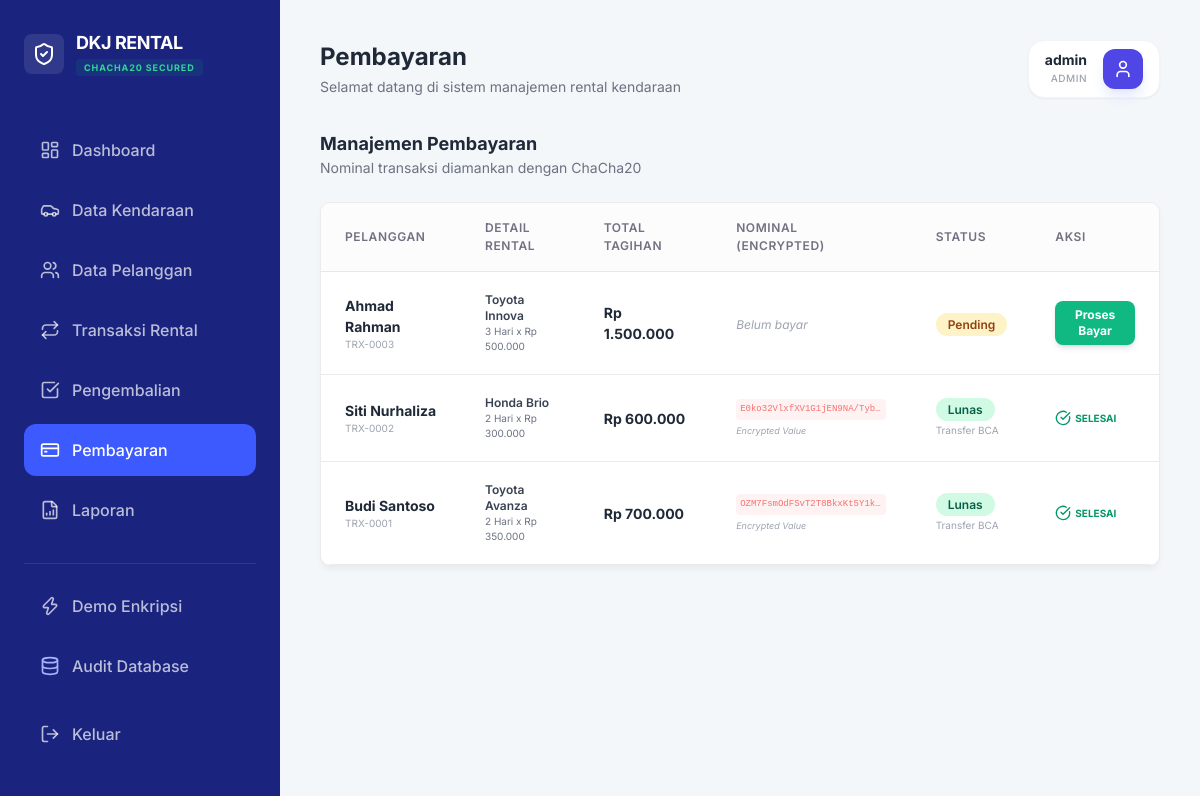
The app's page /dashboard.php?page=payments (signed in), older data.
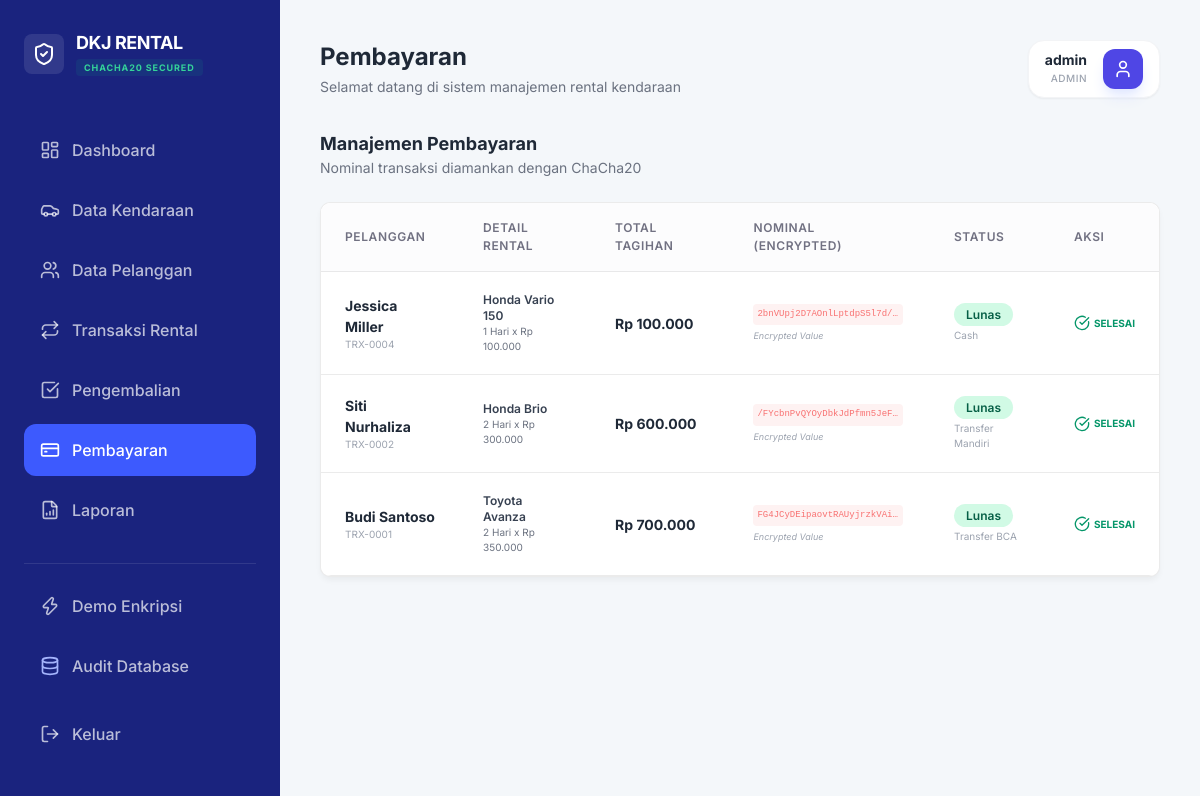
The same page, newer data.
### tables this page shows
CREATE TABLE payments (
        id INTEGER PRIMARY KEY AUTOINCREMENT,
        transaksi_id INTEGER,
        nominal_pembayaran TEXT,
        metode TEXT,
        status TEXT DEFAULT 'pending',
        payment_date DATETIME, "encrypted_ip_seed",
        FOREIGN KEY(transaksi_id) REFERENCES rentals(id)
    );

CREATE TABLE customers (
        id INTEGER PRIMARY KEY AUTOINCREMENT,
        nama_pelanggan TEXT,
        nomor_hp TEXT,
        email TEXT,
        alamat TEXT,
        nomor_identitas TEXT
    , "encrypted_ip_seed");

CREATE TABLE vehicles (
        id INTEGER PRIMARY KEY AUTOINCREMENT,
        kode_kendaraan TEXT UNIQUE,
        nama_kendaraan TEXT,
        jenis TEXT,
        plat_nomor TEXT,
        tarif_harian INTEGER,
        status TEXT DEFAULT 'tersedia'
    );

CREATE TABLE rentals (
        id INTEGER PRIMARY KEY AUTOINCREMENT,
        pelanggan_id INTEGER,
        kendaraan_id INTEGER,
        tanggal_sewa DATE,
        tanggal_kembali DATE,
        durasi INTEGER,
        deposit TEXT,
        catatan_jaminan TEXT,
        status TEXT DEFAULT 'berjalan', "encrypted_ip_seed",
        FOREIGN KEY(pelanggan_id) REFERENCES customers(id),
        FOREIGN KEY(kendaraan_id) REFERENCES vehicles(id)
    );

### modules/payments.php (the view, shortened to what this page needs)
<?php
$rentals_without_payment = $db->query("SELECT id, encrypted_ip_seed FROM rentals WHERE id NOT IN (SELECT transaksi_id FROM payments)")->fetchAll(PDO::FETCH_ASSOC);
foreach ($rentals_without_payment as $r) {
    $current_ip = SecurityHelper::getUserIP();
    $enc_ip_seed = SecurityHelper::encryptIP($current_ip);
    $db->prepare("INSERT INTO payments (transaksi_id, nominal_pembayaran, metode, status, encrypted_ip_seed) VALUES (?, ?, ?, 'pending', ?)")->execute([$r['id'], SecurityHelper::encryptData('0', $current_ip), 'Belum Ditentukan', $enc_ip_seed]);
}
$payments = $db->query("
    SELECT p.*, r.tanggal_sewa, r.durasi, c.nama_pelanggan, v.nama_kendaraan, v.tarif_harian
    FROM payments p
    JOIN rentals r ON p.transaksi_id = r.id
    JOIN customers c ON r.pelanggan_id = c.id
    JOIN vehicles v ON r.kendaraan_id = v.id
    ORDER BY p.status DESC, p.id DESC
")->fetchAll(PDO::FETCH_ASSOC);
?>
<div class="flex justify-between items-center mb-6">
    <div>
        <h3 class="text-lg font-bold text-gray-800">Manajemen Pembayaran</h3>
        <p class="text-sm text-gray-500">Nominal transaksi diamankan dengan ChaCha20</p>
    </div>
</div>
<div class="card p-0 overflow-hidden">
    <div class="table-container border-none">
        <table>
            <thead>
                <tr>
                    <th>Pelanggan</th>
                    <th>Detail Rental</th>
                    <th>Total Tagihan</th>
                    <th>Nominal (Encrypted)</th>
                    <th>Status</th>
                    <th>Aksi</th>
                </tr>
            </thead>
            <tbody>
                <?php foreach ($payments as $pay):
                    $total_tagihan = $pay['durasi'] * $pay['tarif_harian'];
                ?>
                <tr>
                    <td>
                        <div class="font-bold text-gray-800"><?= htmlspecialchars($pay['nama_pelanggan']) ?></div>
                        <div class="text-[10px] text-gray-400">TRX-<?= str_pad($pay['transaksi_id'], 4, '0', STR_PAD_LEFT) ?></div>
                    </td>
                    <td>
                        <div class="text-xs font-semibold text-gray-700"><?= $pay['nama_kendaraan'] ?></div>
                        <div class="text-[10px] text-gray-500"><?= $pay['durasi'] ?> Hari x Rp <?= number_format($pay['tarif_harian'], 0, ',', '.') ?></div>
                    </td>
                    <td class="font-bold text-gray-800">Rp <?= number_format($total_tagihan, 0, ',', '.') ?></td>
                    <td>
                        <?php if ($pay['status'] === 'lunas'): ?>
                            <div class="font-mono text-[9px] text-red-400 bg-red-50 p-1 rounded mb-1 break-all select-all truncate max-w-[150px]" title="<?= $pay['nominal_pembayaran'] ?>">
                                <?= $pay['nominal_pembayaran'] ?>
                            </div>
                            <div class="text-[9px] text-gray-400 italic">Encrypted Value</div>
                        <?php else: ?>
                            <span class="text-xs text-gray-400 italic">Belum bayar</span>
                        <?php endif; ?>
                    </td>
                    <td>
                        <span class="badge-status <?= $pay['status'] === 'lunas' ? 'badge-success' : 'badge-warning' ?>">
                            <?= ucfirst($pay['status']) ?>
                        </span>
                        <?php if ($pay['status'] === 'lunas'): ?>
                            <div class="text-[10px] text-gray-400 mt-1"><?= $pay['metode'] ?></div>
                        <?php endif; ?>
                    </td>
                    <td>
                        <?php if ($pay['status'] === 'pending'): ?>
                        <button onclick="processPayment(<?= $pay['id'] ?>, <?= $total_tagihan ?>)" class="px-3 py-1.5 bg-emerald-500 hover:bg-emerald-600 text-white text-xs font-bold rounded-lg shadow-md transition-all">
                            Proses Bayar
                        </button>
                        <?php else: ?>
                        <div class="flex items-center gap-1 text-emerald-600 text-[10px] font-bold">
                            <i data-lucide="check-circle" class="w-4 h-4"></i> SELESAI
                        </div>
                        <?php endif; ?>
                    </td>
                </tr>
                <?php endforeach; ?>
            </tbody>
        </table>
    </div>
</div>

### dashboard.php (shortened to what this page needs)
<?php
$page = $_GET['page'] ?? 'stats';
function is_active($p, $current) {
    return $p === $current ? 'active' : '';
}
?>
<!DOCTYPE html>
<html lang="id">
<head>
    <script src="https://cdn.tailwindcss.com"></script>
    <link rel="stylesheet" href="assets/css/style.css">
</head>
<body class="bg-[#f4f7fa]">
    <div class="flex">
        <aside class="sidebar h-screen fixed">
            <div class="sidebar-brand text-white">
                <div class="flex items-center gap-3">
                    <div class="p-2 bg-white/10 rounded-lg">
                        <i data-lucide="shield-check" class="w-6 h-6 text-white"></i>
                    </div>
                    <div class="flex flex-col">
                        <span class="text-lg font-bold leading-tight tracking-tight">DKJ RENTAL</span>
                        <span class="text-[9px] font-bold text-emerald-400 uppercase tracking-widest bg-emerald-500/10 px-2 py-0.5 rounded mt-1">ChaCha20 Secured</span>
                    </div>
                </div>
            </div>
            <ul class="sidebar-menu flex-1 overflow-y-auto">
                <li>
                    <a href="?page=stats" class="<?= is_active('stats', $page) ?>">
                        <i data-lucide="layout-dashboard" class="w-5 h-5"></i> Dashboard
                    </a>
                </li>
                <li>
                    <a href="?page=vehicles" class="<?= is_active('vehicles', $page) ?>">
                        <i data-lucide="car" class="w-5 h-5"></i> Data Kendaraan
                    </a>
                </li>
                <li>
                    <a href="?page=customers" class="<?= is_active('customers', $page) ?>">
                        <i data-lucide="users" class="w-5 h-5"></i> Data Pelanggan
                    </a>
                </li>
                <li>
                    <a href="?page=rentals" class="<?= is_active('rentals', $page) ?>">
                        <i data-lucide="repeat" class="w-5 h-5"></i> Transaksi Rental
                    </a>
                </li>
                <li>
                    <a href="?page=returns" class="<?= is_active('returns', $page) ?>">
                        <i data-lucide="check-square" class="w-5 h-5"></i> Pengembalian
                    </a>
                </li>
                <li>
                    <a href="?page=payments" class="<?= is_active('payments', $page) ?>">
                        <i data-lucide="credit-card" class="w-5 h-5"></i> Pembayaran
                    </a>
                </li>
                <li>
                    <a href="?page=reports" class="<?= is_active('reports', $page) ?>">
                        <i data-lucide="file-bar-chart" class="w-5 h-5"></i> Laporan
                    </a>
                </li>
            </ul>
            <div class="mt-auto pt-4 border-t border-white/10">
                <ul class="sidebar-menu">
                    <li>
                        <a href="?page=demo" class="<?= is_active('demo', $page) ?>">
                            <i data-lucide="zap" class="w-5 h-5"></i> Demo Enkripsi
                        </a>
                    </li>
                    <li>
                        <a href="?page=audit_db" class="<?= is_active('audit_db', $page) ?>">
                            <i data-lucide="database" class="w-5 h-5 text-indigo-300"></i> Audit Database
                        </a>
                    </li>
                    <li class="mt-4">
                        <a href="?page=logout" class="text-red-300 hover:bg-red-500/20 hover:text-red-200">
                            <i data-lucide="log-out" class="w-5 h-5"></i> Keluar
                        </a>
                    </li>
                </ul>
            </div>
        </aside>
        <main class="main-wrapper flex-1">
            <header class="flex justify-between items-center mb-8">
                <div>
                    <h1 class="text-2xl font-bold text-gray-800">
                        <?php
                        $titles = [
                            'stats' => 'Dashboard',
                            'vehicles' => 'Data Kendaraan',
                            'customers' => 'Data Pelanggan',
                            'rentals' => 'Transaksi Rental',
                            'returns' => 'Pengembalian',
                            'payments' => 'Pembayaran',
                            'reports' => 'Laporan',
                            'demo' => 'Demo ChaCha20',
                            'audit_db' => 'Audit Database SQLite'
                        ];
                        echo $titles[$page] ?? 'Dashboard';
                        ?>
                    </h1>
                    <p class="text-gray-500 text-sm mt-1">
                        Selamat datang di sistem manajemen rental kendaraan
                    </p>
                </div>
                <div class="flex items-center gap-4 bg-white px-4 py-2 rounded-2xl shadow-sm border border-gray-100">
                    <div class="flex flex-col text-right">
                        <span class="text-sm font-bold text-gray-800 leading-none"><?= $_SESSION['username'] ?></span>
                        <span class="text-[10px] text-gray-400 font-medium uppercase mt-1 tracking-wider"><?= $_SESSION['role'] ?></span>
                    </div>
                    <div class="w-10 h-10 rounded-xl bg-indigo-600 flex items-center justify-center shadow-lg shadow-indigo-100">
                        <i data-lucide="user" class="w-5 h-5 text-white"></i>
                    </div>
                </div>
            </header>
            <div class="content-body animate-in fade-in slide-in-from-bottom-4 duration-500">
                <?php
                $module_path = "modules/$page.php";
                if (file_exists($module_path)) {
                    include $module_path;
                } else {
                    include "modules/stats.php";
                }
                ?>
            </div>
        </main>
    </div>
</body>
</html>

### assets/css/style.css (style rules this page uses)
:root { --font-size: 16px; --background: #ffffff; --foreground: #030213; --card: #ffffff; --card-foreground: #030213; --primary: #030213; --primary-foreground: #ffffff; --secondary: #f8f9fa; --secondary-foreground: #030213; --muted: #ececf0; --muted-foreground: #717182; --accent: #e9ebef; --accent-foreground: #030213; --destructive: #d4183d; --border: rgba(0, 0, 0, 0.08); --input-background: #f3f3f5; --radius: 0.625rem; --blue-soft: #3b82f6; --green-soft: #10b981; --purple-soft: #8b5cf6; --orange-soft: #f59e0b; }
* { margin: 0; padding: 0; box-sizing: border-box; font-family: 'Inter', sans-serif; }
body { background-color: #f4f7fa; color: var(--foreground); font-size: var(--font-size); }
.sidebar { width: 280px; background-color: #1a237e; color: white; position: fixed; height: 100vh; padding: 2rem 1.5rem; z-index: 100; display: flex; flex-direction: column; }
.sidebar-brand { font-size: 1.5rem; font-weight: 700; margin-bottom: 3rem; display: block; }
.sidebar-menu { list-style: none; }
.sidebar-menu li { margin-bottom: 0.5rem; }
.sidebar-menu a { display: flex; align-items: center; gap: 12px; padding: 0.875rem 1rem; color: rgba(255,255,255,0.7); text-decoration: none; border-radius: 0.75rem; font-weight: 500; transition: all 0.2s; }
.sidebar-menu a:hover, .sidebar-menu a.active { background-color: #303f9f; color: white; }
.sidebar-menu a.active { background-color: #3d5afe; }
.main-wrapper { margin-left: 280px; padding: 2.5rem; }
.card { background: var(--card); border-radius: var(--radius); padding: 1.5rem; border: 1px solid var(--border); box-shadow: 0 4px 6px -1px rgba(0, 0, 0, 0.05); }
.table-container { background: white; border-radius: var(--radius); overflow: hidden; border: 1px solid var(--border); }
table { width: 100%; border-collapse: collapse; }
th { background: #fcfcfd; padding: 1rem 1.5rem; text-align: left; font-size: 0.75rem; font-weight: 600; color: var(--muted-foreground); text-transform: uppercase; letter-spacing: 0.05em; border-bottom: 1px solid var(--border); }
td { padding: 1.25rem 1.5rem; border-bottom: 1px solid var(--border); font-size: 0.875rem; }
.badge-status { padding: 4px 12px; border-radius: 999px; font-size: 0.75rem; font-weight: 600; }
.badge-success { background: #d1fae5; color: #065f46; }
.badge-warning { background: #fef3c7; color: #92400e; }

Row changes from the older to the newer data that the page shows:
removed payments: customers.nama_pelanggan "Ahmad Rahman", transaksi "0003", vehicles.nama_kendaraan "Toyota Innova", transaksi.durasi "3", vehicles.tarif_harian "500.000", transaksi.tarif_harian "1.500.000", shows "Belum bayar", status "Pending"
added payments: customers.nama_pelanggan "Jessica Miller", transaksi "0004", vehicles.nama_kendaraan "Honda Vario 150", transaksi.durasi "1", vehicles.tarif_harian "100.000", transaksi.tarif_harian "100.000", nominal_pembayaran "2bnVUpj2D7AOnlLptdpS5l7d/…", status "Lunas", metode "Cash", shows "SELESAI"
changed payments "Siti Nurhaliza": nominal_pembayaran "E0ko32VlxfXV1G1jEN9NA/Tyb…" → "/FYcbnPvQYOyDbkJdPfmn5JeF…"; metode "Transfer BCA" → "Transfer Mandiri"
changed payments "Transfer BCA": nominal_pembayaran "OZM7FsmOdFSvT2T8BkxKt5Y1k…" → "FG4JCyDEipaovtRAUyjrzkVAi…"
